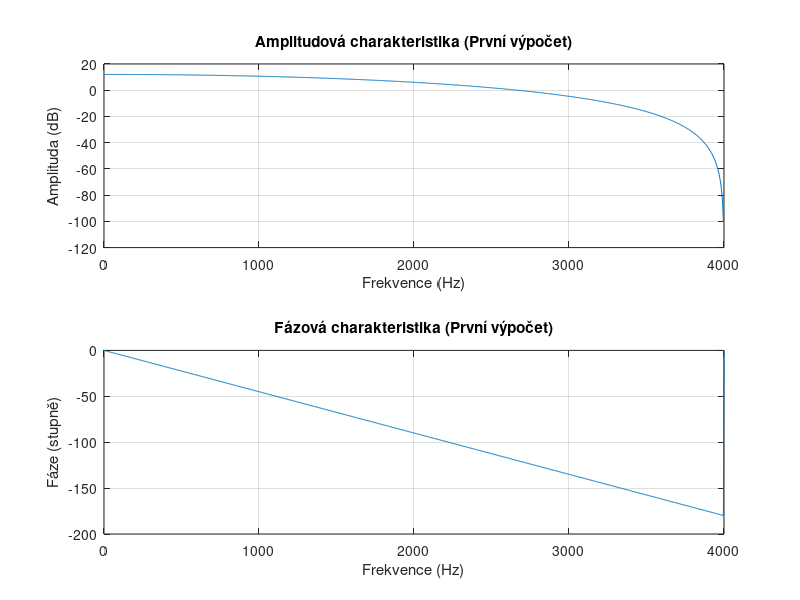
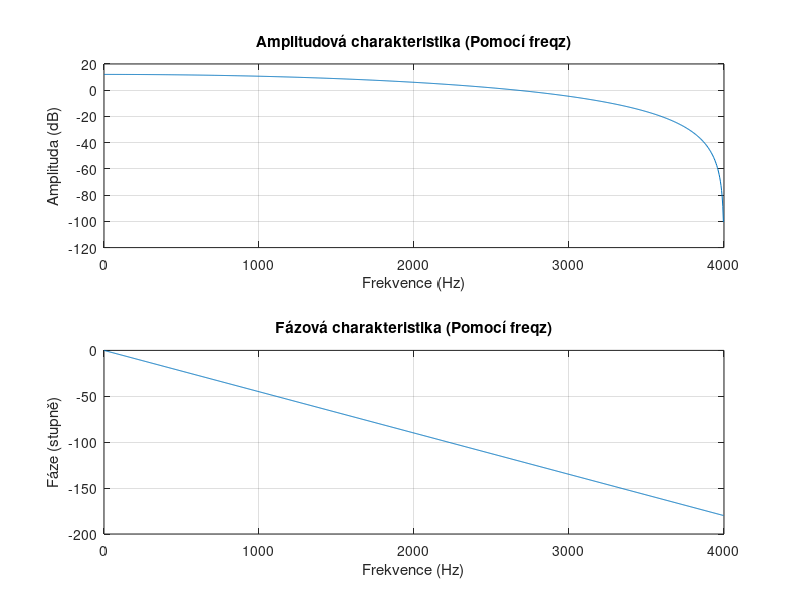

These charts were generated, in order, by the following MATLAB code:
clear all;
close all;
clc;

%% ----------------------- Vstupní parametry ------------------------------
% Vzorkovací frekvence
Fs = 8000; 
N = 1024;  

f1 = linspace(0, 0.5, N);
f1s= f1 * Fs;

% Koeficienty systému (z diferenční rovnice)
b = [1, 2, 1]; % Koeficienty čitatele
a = 1;       % Koeficienty jmenovatele (FIR filtr)

%% ----------------- Výpočet frekvenční charakteristiky -------------------
H1 = 1 + 2*exp(-1j*2*pi*f1) + exp(-1j*4*pi*f1); 
[H2, w] = freqz(b, a, N, Fs);

%% --------------------- Výpočet amplitudy a fáze -------------------------
amplituda1 = abs(H1); % Amplituda (modul)
faze1 = angle(H1);    % Fáze v radiánech

amplituda2 = abs(H2);
faze2 = angle(H2);

%% ----------------------- Vykreslení výsledků ----------------------------
figure(1);
subplot(2, 1, 1);
plot(f1s, 20 * log10(amplituda1)); % Amplituda v dB
title('Amplitudová charakteristika (První výpočet)');
xlabel('Frekvence (Hz)');
ylabel('Amplituda (dB)');
grid on;

subplot(2, 1, 2);
plot(f1s, rad2deg(faze1)); % Fáze ve stupních
title('Fázová charakteristika (První výpočet)');
xlabel('Frekvence (Hz)');
ylabel('Fáze (stupně)');
grid on;

% Pomocí freqz
figure(2);
subplot(2, 1, 1);
plot(w, 20 * log10(amplituda2)); % Amplituda v dB
title('Amplitudová charakteristika (Pomocí freqz)');
xlabel('Frekvence (Hz)');
ylabel('Amplituda (dB)');
grid on;

subplot(2, 1, 2);
plot(w, rad2deg(faze2)); % Fáze ve stupních
title('Fázová charakteristika (Pomocí freqz)');
xlabel('Frekvence (Hz)');
ylabel('Fáze (stupně)');
grid on;